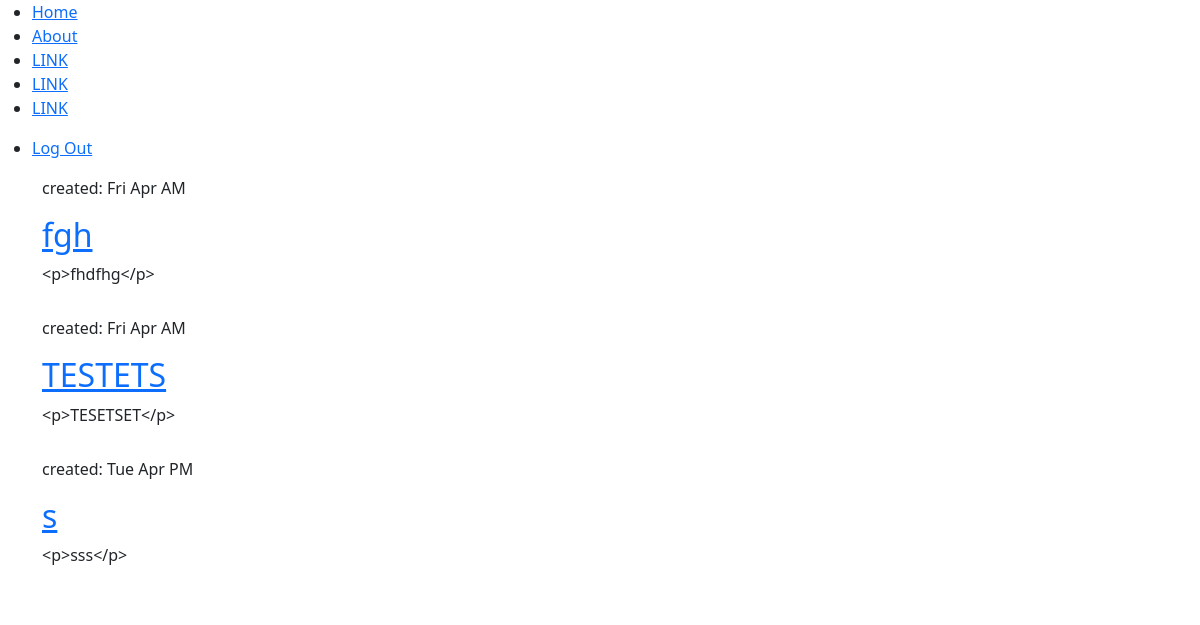
Before: /drafts/ (signed in) with the older database file.
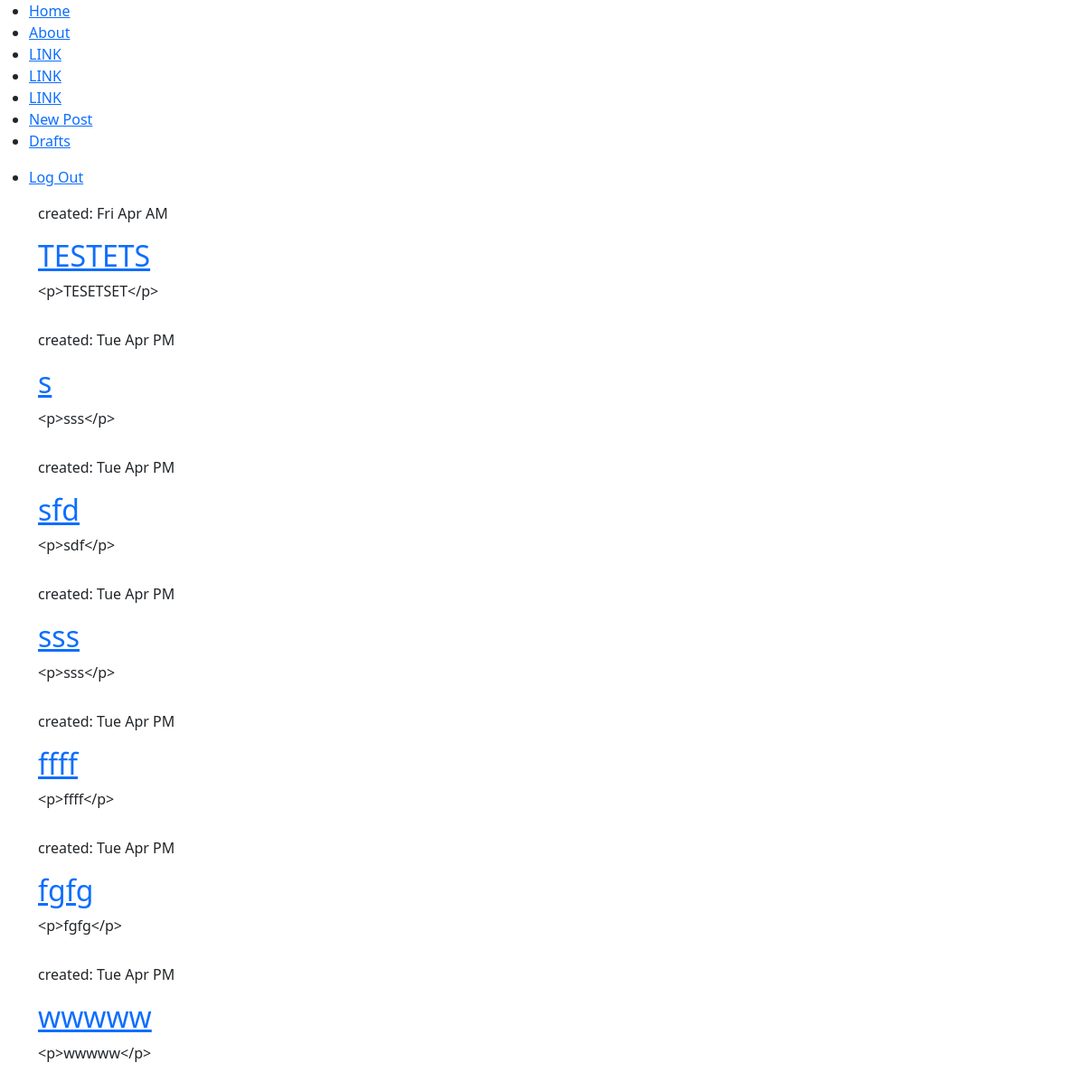
After: the same page with the newer database file.
### blog/models.py (models this page shows, shortened)
class Post(models.Model):
    author = models.ForeignKey('auth.User', on_delete=models.CASCADE, default=User.username)
    title = models.CharField(max_length=200)
    text = models.TextField()
    create_date = models.DateTimeField(default=timezone.now)
    published_date = models.DateTimeField(blank=True, null=True)

### blog/views.py (the view)
class DraftListView(LoginRequiredMixin, ListView):
    login_url = '/login/'
    redirect_field_name = 'blog/post_draft_list.html'
    model = Post
    def get_queryset(self):
        return Post.objects.filter(published_date__isnull=True).order_by('create_date')

### blog/templates/blog/post_draft_list.html (shortened to what this page needs)
{% extends 'blog/base.html' %}
{% block content %}
    {% for post in post_list %}
        <div class="row">
            <div class="block block_theme">
                <p class="date">created: {{ post.create_date|date:'D M A' }}</p>
                <h2><a href="{% url 'blog:post_detail' pk=post.pk %}">{{ post.title }}</a></h2>
                <p>{{ post.text|truncatechars:100 }}</p>
                {% include 'components/buttons.html' %}
            </div>
        </div>
    {% endfor %}
{% endblock %}

### blog/templates/blog/base.html (shortened to what this page needs)
<!DOCTYPE HTML>
{% load sass_tags %}
{% load static %}
<html lang="en">
    <head>
        <link href="https://cdn.jsdelivr.net/npm/bootstrap@5.0.2/dist/css/bootstrap.min.css" rel="stylesheet">
        <link rel="stylesheet" href="{% sass_src 'css/blog.scss' %}" type="text/css">
    </head>
    <body>
        {% include 'components/sidebar.html' %}
        <div class="container" style="height: 94vh">
                {% block content %}{% endblock %}
        </div>
    </body>
</html>

### blog/templates/components/sidebar.html (shortened to what this page needs)
{% load static %}
<nav class="main-menu">
    <ul>
        <li>
            <a href="{% url 'blog:post_list' %}">
                <span class="nav-text">Home</span>
            </a>
        </li>
        <li class="has-subnav">
            <a href="{% url 'blog:about' %}">
                <span class="nav-text">About</span>
            </a>
        </li>
        <li class="has-subnav">
            <a href="#">
                <span class="nav-text">LINK</span>
            </a>
        </li>
        <li class="has-subnav">
            <a href="#">
                <span class="nav-text">LINK</span>
            </a>
        </li>
        <li>
            <a href="#">
                <span class="nav-text">LINK</span>
            </a>
        </li>
        {% if user.is_authenticated%}
            {% for group in user.groups.all %}
              {% if group.name != 'Guest' %}
               <li>
                    <a href="{% url 'blog:post_new' %}">
                        <span class="nav-text">New Post</span>
                    </a>
                </li>
                <li>
                   <a href="{% url 'blog:post_draft_list' %}">
                        <span class="nav-text">Drafts</span>
                    </a>
                </li>
              {% endif %}
            {% endfor %}
        {% endif %}
    </ul>
    <ul class="logout">
        {% if user.is_authenticated %}
            <li>
               <a href="{% url 'logout' %}">
                    <span class="nav-text">Log Out</span>
                </a>
            </li>
        {% endif %}
    </ul>
</nav>

### blog/templates/components/buttons.html (shortened to what this page needs)
<div class="d-flex justify-content-end">
    {% if not post.published_date %}
        <div class="btn button button_publish btn-md my-auto mx-2">
        </div>
    {% endif %}
    <div class="btn button button_edit btn-md my-auto mx-2">
    </div>
    <div class="btn button button_remove btn-md my-auto mx-2">
    </div>
</div>

Changed rows visible on the page:
removed Post: create_date "Fri Apr AM", title "fgh", text "<p>fhdfhg</p>"
added Post: create_date "Tue Apr PM", title "sfd", text "<p>sdf</p>"
added Post: create_date "Tue Apr PM", title "sss", text "<p>sss</p>"
added Post: create_date "Tue Apr PM", title "ffff", text "<p>ffff</p>"
added Post: create_date "Tue Apr PM", title "fgfg", text "<p>fgfg</p>"
added Post: create_date "Tue Apr PM", title "wwwww", text "<p>wwwww</p>"
